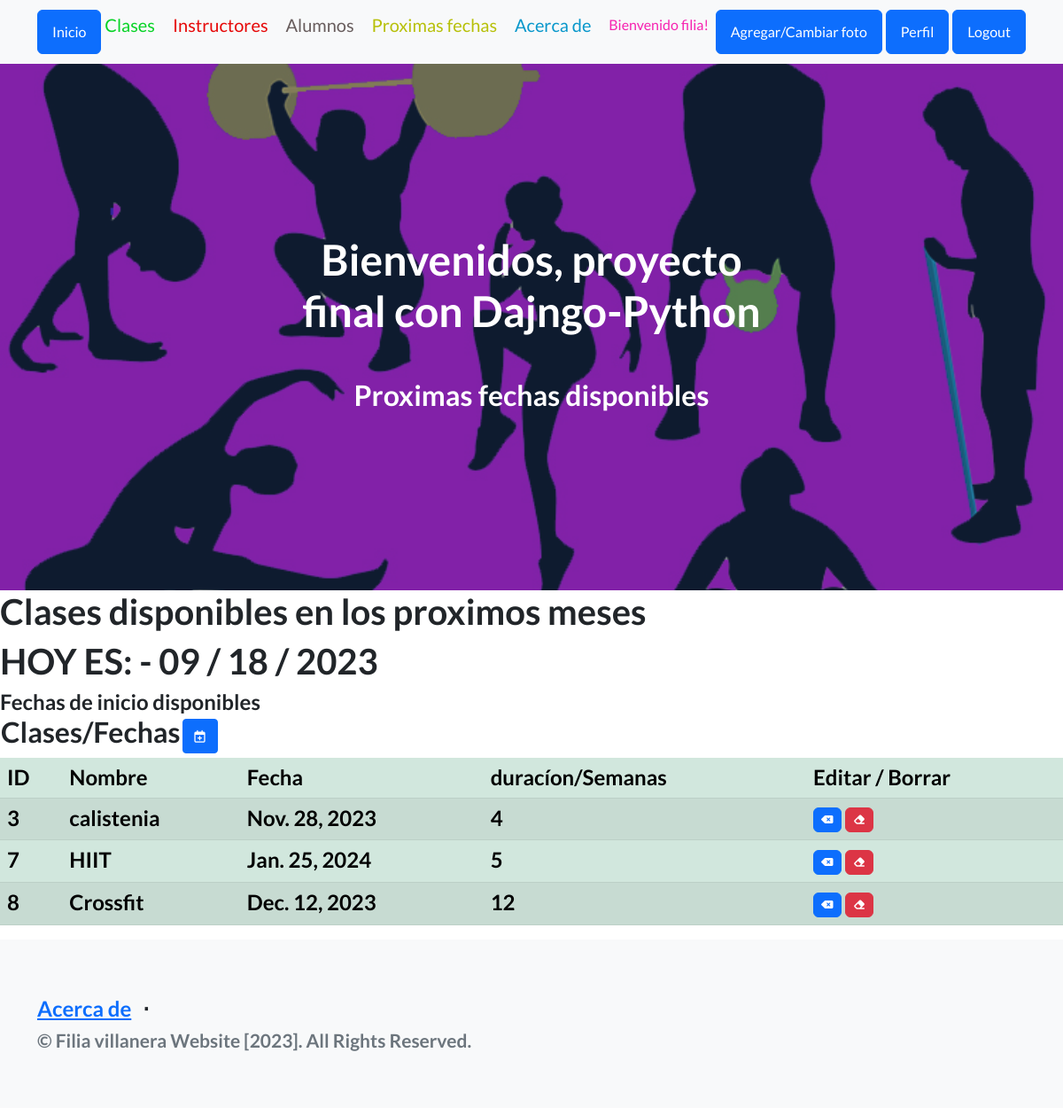
Screenshot of /fechas_proximas/ (signed in) with the database file from the repository.
### app1/models.py (models this page shows, shortened)
class Fechaproxima (models.Model):
    nombre = models.CharField(max_length=50)
    fechaProxima = models.DateField()
    duracion = models.IntegerField ()
    class Meta:
        verbose_name = "fecha proxima"
        verbose_name_plural = "fechas proximas"

### app1/views.py (the view)
# urls.py: path('fechas_proximas/', fechaproxima , name= "fechas_proximas" ),
@login_required
def fechaproxima (request):
    contexto = {"fechasproximas": Fechaproxima.objects.all(), 'titulo': 'Hoy es: '}
    return render(request, "aplicacion/fechaproxima_list.html", contexto)

### app1/templates/aplicacion/fechaproxima_list.html
{% extends 'aplicacion/base.html' %}
{% load static %}
{% block encabezado %}
    Proximas fechas disponibles
{% endblock encabezado %}
{% block contenido %}
<h1> Clases disponibles en los proximos meses </h1>
<h1> {{ titulo|upper }} - {% now 'm / d / Y' %} </h1>
<h4>Fechas de inicio disponibles
    <table>
        <tr>
            <td width="200"><h2>Clases/Fechas</h2></td>
            <td>
                <a
                href="{% url 'build_fechaproxima'   %}"
                class="btn btn-primary btn-sm"
                ><i class="fa-regular fa-calendar-plus"></i>
                </a>
            </td>
        </tr>
    </table>
<table class="table table-success table-striped">
    <thead>
        <tr>
            <th>ID</th>
            <th>Nombre</th>
            <th>Fecha</th>
            <th>duracíon/Semanas</th>
            <th>Editar / Borrar</th>
        </tr>
    </thead>
    <tbody>
{% for e in fechasproximas  %}
        <tr>
            <td>{{ e.id  }}</td>
            <td>{{ e.nombre }}</td>
            <td>{{ e.fechaProxima }}</td>
            <td>{{ e.duracion }}</td>
            <td>
                <a
                  href="{% url 'upd_fechaproxima' e.id   %}"
                  class="btn btn-primary"
                  style="--bs-btn-padding-y: .25rem; --bs-btn-padding-x: .5rem; --bs-btn-font-size: .75rem;"
                  ><i class="fa-solid fa-delete-left"></i>
                </a>
                <a
                  href="{% url 'del_fechaproxima' e.id  %}"
                  class="btn btn-danger"
                  style="--bs-btn-padding-y: .25rem; --bs-btn-padding-x: .5rem; --bs-btn-font-size: .75rem;"
                  ><i class="fa-solid fa-eraser"></i>
                </a>
              </td>
        </tr>
{% endfor %}
    </tbody>
</table>
{% endblock contenido %}

### app1/templates/aplicacion/base.html (shortened to what this page needs)
<!DOCTYPE html>
<html lang="en">
    <head>
        {% load static %}
        <link href="https://cdn.jsdelivr.net/npm/bootstrap-icons@1.5.0/font/bootstrap-icons.css" rel="stylesheet" type="text/css" />
        <link href="{% static 'aplicacion/css/styles.css' %}" rel="stylesheet" />
        <link rel="stylesheet" href="https://cdnjs.cloudflare.com/ajax/libs/font-awesome/6.4.0/css/all.min.css">
    </head>
    <body>
        <nav class="navbar navbar-light bg-light static-top">
            <div class="container">
                <a class="btn btn-primary" href="{% url 'home' %}">Inicio</a>
                {% if user.is_authenticated %}
                    <a class="navbar-brand" href="{% url 'cursos' %}" style="color:rgb(7, 211, 38)">Clases</p></a>
                    <a class="navbar-brand"class="navbar-brand" href="{% url 'profesores' %}" style="color:rgb(230, 7, 7)">Instructores</p></a>
                    <a class="navbar-brand"href="{% url 'estudiantes' %} "style="color:rgb(104, 93, 93)">Alumnos</p></a>
                    <a class="navbar-brand"class="navbar-brand" href="{% url 'fechas_proximas' %}" style="color:rgb(183, 192, 9)">Proximas fechas</p></a>
                    <a class="navbar-brand"class="navbar-brand" href="{% url 'acerca' %}" style="color:rgb(8, 151, 203)">Acerca de</p></a>
                    <p style="color:rgb(246, 35, 176)">Bienvenido {{user.username}}!</p>
                    <a class="btn btn-primary" href="{% url 'agg_avatar'   %}">Agregar/Cambiar foto</a>
                    <a class="btn btn-primary" href="{% url 'editarperfil' %}">Perfil</a>
                    <a class="btn btn-primary" href="{% url 'logout' %}">Logout</a>
                {% else %}
                    <a class="btn btn-success" href="{% url 'registro'    %}">Registro</a>
                    <a class="btn btn-primary" href="{% url 'login' %}">Login</a>
                {% endif %}
            </div>
        </nav>
        <header class="masthead">
            <div class="container position-relative">
                <div class="row justify-content-center">
                    <div class="col-xl-6">
                        <div class="text-center text-white">
                            <h1 class="mb-5">Bienvenidos, proyecto final con Dajngo-Python</h1>
                            <h2>
                            {% block encabezado %}
                            {% endblock encabezado %}
                                </h2>
                        </div>
                    </div>
                </div>
            </div>
        </header>
        {% block contenido %}
        {% endblock contenido %}
        <footer class="footer bg-light">
            <div class="container">
                <div class="row">
                    <div class="col-lg-6 h-100 text-center text-lg-start my-auto">
                        <ul class="list-inline mb-2">
                            <li class="list-inline-item"><a href="{% url 'acerca'   %}">Acerca de</a></li>
                            <li class="list-inline-item">⋅</li>
                        </ul>
                        <p class="text-muted small mb-4 mb-lg-0">&copy; Filia villanera Website [2023]. All Rights Reserved.</p>
                    </div>
                </div>
            </div>
        </footer>
    </body>
</html>

### rows the page displays
Fechaproxima: id "3", nombre "calistenia", fechaProxima "Nov. 28, 2023", duracion "4"
Fechaproxima: id "7", nombre "HIIT", fechaProxima "Jan. 25, 2024", duracion "5"
Fechaproxima: id "8", nombre "Crossfit", fechaProxima "Dec. 12, 2023", duracion "12"

### other values shown
{{ user.username }} "filia"
{{ titulo|upper }} "HOY ES:"
